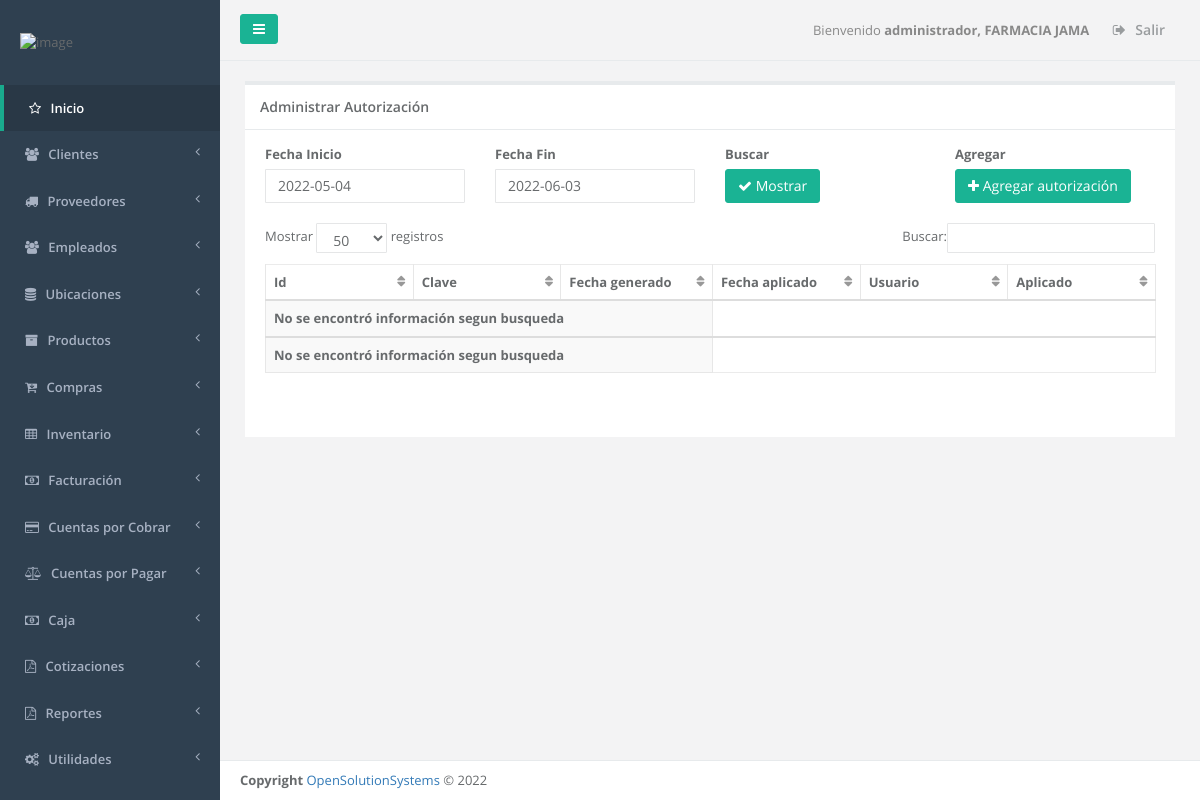
Screenshot of /admin_autorizacion.php (signed in) with the database file from the repository.
### tables this page shows
CREATE TABLE `menu` (
  `id_server` int(11) NOT NULL,
  `unique_id` text NOT NULL,
  `id_menu` int(11) NOT NULL,
  `nombre` varchar(250) DEFAULT NULL,
  `prioridad` int(11) DEFAULT NULL,
  `icono` varchar(250) NOT NULL,
  `visible` tinyint(1) NOT NULL
);

CREATE TABLE `sucursal` (
  `id_server` int(11) NOT NULL,
  `unique_id` text NOT NULL,
  `id_sucursal` int(11) NOT NULL,
  `descripcion` text NOT NULL,
  `direccion` varchar(255) NOT NULL,
  `telefono1` varchar(20) NOT NULL,
  `telefono2` varchar(20) NOT NULL,
  `casa_matriz` tinyint(1) NOT NULL,
  `iva` float NOT NULL,
  `monto_retencion1` float NOT NULL,
  `monto_retencion10` float NOT NULL,
  `monto_percepcion` float NOT NULL,
  `n_sucursal` int(11) NOT NULL,
  `vigencia_factura` int(11) NOT NULL,
  `vigencia_pedido` int(11) NOT NULL,
  `giro` varchar(100) NOT NULL,
  `nrc` varchar(100) NOT NULL,
  `nit` varchar(100) NOT NULL,
  `razon_social` varchar(150) NOT NULL,
  `logo` varchar(150) NOT NULL,
  `serie_cof` varchar(100) NOT NULL,
  `desde_cof` int(11) NOT NULL,
  `hasta_cof` int(11) NOT NULL,
  `serie_ccf` varchar(100) NOT NULL,
  `desde_ccf` int(11) NOT NULL,
  `hasta_ccf` int(11) NOT NULL,
  `ultima_act` date NOT NULL,
  `codigo_aut` varchar(50) NOT NULL
);

### _conexion.php (called while the page is built, shortened)
<?php
$username = "root";
$password = "admin$2022**.";
$hostname = "localhost";
$dbname = "mabelita_boutique";
$conexion = mysqli_connect("$hostname","$username","$password","$dbname");
function _query($sql_string){
  global $conexion;
  mysqli_set_charset($conexion,"utf8");
  $query=mysqli_query($conexion,$sql_string);
  return $query;
}
function _fetch_array($sql_string){
  $fetched = mysqli_fetch_array($sql_string,MYSQLI_ASSOC);
  return $fetched;
}
function _num_rows($sql_string){
  $rows = mysqli_num_rows($sql_string);
  return $rows;
}
function get_name_script($url){
  if ( strpos($url, '/') !== FALSE ){
    $nombre_archivo_tmp = explode('/', $url);
  }
  $nombre_archivo= array_pop($nombre_archivo_tmp );
  return  $nombre_archivo;
}
function permission_usr($id_user,$filename){
  $sql1="SELECT menu.id_menu, menu.nombre as nombremenu, menu.prioridad,
  modulo.id_modulo,  modulo.nombre as nombremodulo, modulo.descripcion, modulo.filename,
  usuario_modulo.id_usuario,usuario.admin as admin
  FROM menu, modulo, usuario_modulo, usuario
  WHERE usuario.id_usuario='$id_user'
  AND menu.id_menu=modulo.id_menu
  AND usuario.id_usuario=usuario_modulo.id_usuario
  AND usuario_modulo.id_modulo=modulo.id_modulo
  AND modulo.filename='$filename'
  ";
  $result1=_query($sql1);
  $count1=_num_rows($result1);
  if($count1 >0){
    $row1=_fetch_array($result1);
    $filename=$row1['filename'];
    $name_link=$filename;
  }
  else{
    $name_link='NOT';
  }
  return $name_link;
}
function restar_dias($fecha,$dias){
  $nuevafecha = strtotime ('-'.$dias.' day' , strtotime ( $fecha ) ) ;
  $nuevafecha = date ( 'Y-m-d' , $nuevafecha );
  return 	$nuevafecha;
}
?>

### admin_autorizacion.php (the view, shortened to what this page needs)
<?php
$_PAGE = array();
$title='Administrar Autorización';
$_PAGE ['links'] = null;
$_PAGE ['links'] .= '<link href="css/bootstrap.min.css" rel="stylesheet">';
$_PAGE ['links'] .= '<link href="font-awesome/css/font-awesome.css" rel="stylesheet">';
$_PAGE ['links'] .= '<link href="css/plugins/iCheck/custom.css" rel="stylesheet">';
$_PAGE ['links'] .= '<link href="css/plugins/chosen/chosen.css" rel="stylesheet">';
$_PAGE ['links'] .= '<link href="css/plugins/select2/select2.css" rel="stylesheet">';
$_PAGE ['links'] .= '<link href="css/plugins/toastr/toastr.min.css" rel="stylesheet">';
$_PAGE ['links'] .= '<link href="css/plugins/dataTables/dataTables.bootstrap.css" rel="stylesheet">';
$_PAGE ['links'] .= '<link href="css/plugins/dataTables/dataTables.responsive.css" rel="stylesheet">';
$_PAGE ['links'] .= '<link href="css/plugins/datapicker/datepicker3.css" rel="stylesheet">';
$_PAGE ['links'] .= '<link href="css/plugins/dataTables/dataTables.tableTools.min.css" rel="stylesheet">';
$_PAGE ['links'] .= '<link href="css/animate.css" rel="stylesheet">';
$_PAGE ['links'] .= '<link href="css/style.css" rel="stylesheet">';
include_once "header.php";
include_once "main_menu.php";
$id_user=$_SESSION["id_usuario"];
$admin=$_SESSION["admin"];
$uri = $_SERVER['SCRIPT_NAME'];
$filename=get_name_script($uri);
$links=permission_usr($id_user, $filename);
$fechahoy=date("Y-m-d");
$fechaanterior=restar_dias($fechahoy, 30);
?>
<div class="wrapper wrapper-content  animated fadeInRight">
  <div class="row" id="row1">
    <div class="col-lg-12">
      <div class="ibox float-e-margins">
        <?php if ($links!='NOT' || $admin=='1') {
            echo"
            <div class='ibox-title'>
            <h5>$title</h5>
            </div>"; ?>
            <div class="ibox-content">
              <div class="row">
                <div class="input-group">
                  <div class="col-md-3">
                    <div class="form-group">
                      <label>Fecha Inicio</label>
                      <input type="text" placeholder="Fecha Inicio" class="datepick form-control" id="fecha_inicio" name="fecha_inicio" value="<?php echo  $fechaanterior; ?>">
                    </div>
                  </div>
                  <div class="col-md-3">
                    <div class="form-group">
                      <label>Fecha Fin</label>
                      <input type="text" placeholder="Fecha Fin" class="datepick form-control" id="fecha_fin" name="fecha_fin" value="<?php echo $fechahoy; ?>">
                    </div>
                  </div>
                  <div class="col-md-3">
                    <div class="form-group">
                      <div><label>Buscar </label> </div>
                      <button type="button" id="btnMostrar" name="btnMostrar" class="btn btn-primary"><i class="fa fa-check"></i> Mostrar</button>
                    </div>
                  </div>
                  <div class="col-md-3">
                    <div class="form-group">
                      <?php
                      $filename='agregar_autorizacion.php';
                      $link=permission_usr($id_user,$filename);
                      if ($link!='NOT' || $admin=='1' )
                      {
                        ?>
                       <div><label>Agregar </label> </div>
                        <?php
                        echo "<a href='$filename' class='btn btn-primary' role='button'><i class='fa fa-plus icon-large'></i> Agregar autorización</a>";
                      }
                       ?>
                    </div>
                  </div>
                </div>
              </div>
              <section>
                <table class="table table-striped table-bordered table-hover" id="editable2">
                  <thead>
                    <tr>
                      <th class="col-lg-1">Id</th>
                      <th class="col-lg-1">Clave</th>
                      <th class="col-lg-1">Fecha generado</th>
                      <th class="col-lg-1">Fecha aplicado</th>
                      <th class="col-lg-1">Usuario</th>
                      <th class="col-lg-1">Aplicado</th>
                    </tr>
                  </thead>
                </table>
              </section>
            </div>
          </div>
        </div>
      </div>
    </div>
    <?php
}
else {
  $mensaje = mensaje_permiso();
  echo "<br><br>$mensaje</div></div></div></div>";
  include "footer.php";
}
include("footer.php");
?>

### main_menu.php (shortened to what this page needs)
<?php
  $id_sucursal = $_SESSION['id_sucursal'];
  $sql_sucursal = "SELECT * FROM sucursal WHERE id_sucursal = '$id_sucursal'";
  $query_sucursal = _query($sql_sucursal);
  $row_sucursal = _fetch_array($query_sucursal);
  $logo = $row_sucursal['logo'];
?>
<nav class="navbar-default navbar-static-side" role="navigation">
  <div class="sidebar-collapse">
    <ul class="nav" id="side-menu">
      <li class="nav-header">
        <div class="dropdown profile-element"> <span>
          <img alt="image" class="img-responsive" src="<?php echo $logo;  ?>" width="180px" style="margin-left: -3%;">
        </span>
      </div>
    </li>
    <?php
    $id_user=$_SESSION["id_usuario"];
    $admin=$_SESSION["admin"];
    $icono='fa fa-star-o';
    $sql_menus="SELECT id_menu, nombre, prioridad,icono FROM menu order by prioridad";
    $result=_query($sql_menus);
    $main_lnk='dashboard.php';
    if($admin=='1')
    {
      echo  "<li class='active'>";
      echo "<a href='dashboard.php'><i class='".$icono."'></i> <span class='nav-label'>Inicio</span></a>";
      echo  "</li>";
    }
    else
    {
      echo  "<li class='active'>";
      echo "<a href='dashboard.php'><i class='".$icono."'></i> <span class='nav-label'>Inicio</span></a>";
      echo  "</li>";
    }
    while($row=_fetch_array($result))
    {
      $menuname=$row['nombre'];
      $id_menu=$row['id_menu'];
      $icono=$row['icono'];
      if($admin=='1')
      {
        $sql_links="SELECT distinct menu.id_menu, menu.nombre as nombremenu, menu.prioridad,
        modulo.id_modulo, modulo.nombre as nombremodulo, modulo.descripcion, modulo.filename, usuario.admin
        FROM menu, modulo, usuario
        WHERE usuario.id_usuario='$id_user'
        AND usuario.admin='1'
        AND menu.id_menu='$id_menu'
        AND menu.id_menu=modulo.id_menu
        AND modulo.mostrarmenu='1'
        AND menu.visible=1
        ";
      }
      $result_modules=_query($sql_links);
      $numrow2=_num_rows($result_modules);
      if($numrow2>0)
      {
        echo "<li><a href='".$main_lnk."'><i class='".$icono."'></i></i> <span class='nav-label'>".$menuname."</span> <span class='fa arrow'></span></a>";
        echo" </li>";
      }
    }
  ?>
</div>
</nav>
<div id="page-wrapper" class="gray-bg">
  <div class="row border-bottom">
    <nav class="navbar navbar-static-top" role="navigation" style="margin-bottom: 0">
      <div class="navbar-header">
        <a class="navbar-minimalize minimalize-styl-2 btn btn-primary"><i class="fa fa-bars"></i> </a>
      </div>
      <?php
      $id_sucursal=$_SESSION["id_sucursal"];
      $qsucursal=_query("SELECT descripcion FROM sucursal WHERE id_sucursal='$id_sucursal'");
      $row_sucursal=_fetch_array($qsucursal);
      $sucursal=$row_sucursal["descripcion"];
      ?>
      <ul class="nav navbar-top-links navbar-right">
        <li>
          <span class="m-r-sm text-muted welcome-message">Bienvenido <b><?php echo $_SESSION["nombre"].", ".$sucursal ?> </b></span>
        </li>
        <li>
          <a href="logout.php">
            <i class="fa fa-sign-out"></i> Salir
          </a>
        </li>
      </ul>
    </nav>
  </div>

### rows the page displays
menu: nombre "Clientes"
menu: nombre "Proveedores"
menu: nombre "Empleados"
menu: nombre "Ubicaciones"
menu: nombre "Productos"
menu: nombre "Compras"
menu: nombre "Inventario"
menu: nombre "Facturación"
menu: nombre "Cuentas por Cobrar"
menu: nombre "Cuentas por Pagar"
menu: nombre "Caja"
menu: nombre "Cotizaciones"
menu: nombre "Reportes"
menu: nombre "Utilidades"
sucursal: descripcion "FARMACIA JAMA"

### other values shown
$_SESSION["nombre"] "administrador"
$title "Administrar Autorización"
